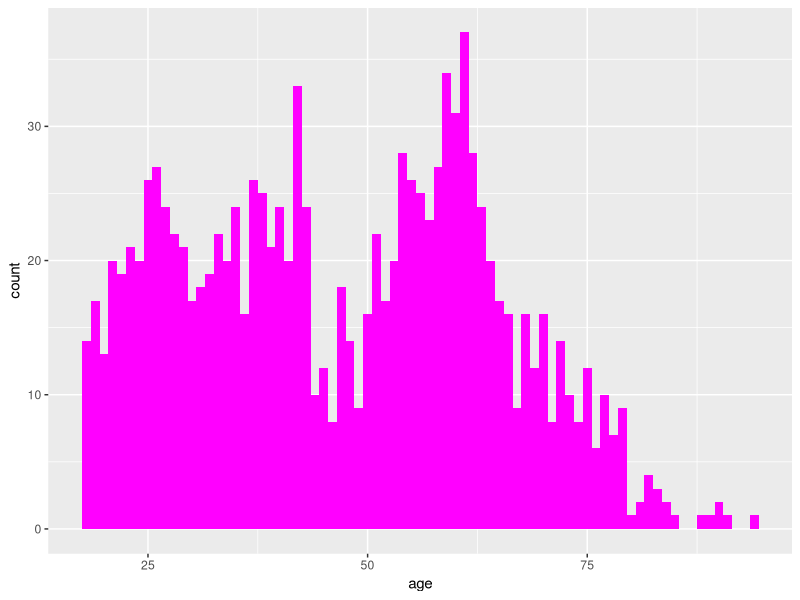
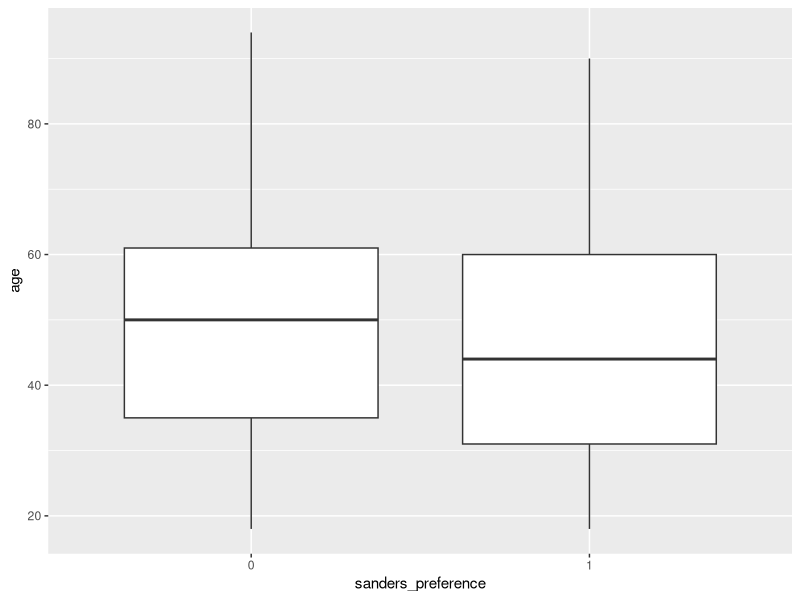

Write the R code that produced these figures, in order.
## ---- chunk 1
knitr::opts_chunk$set(cache=TRUE)
library(knitr)
opts_chunk$set(tidy.opts=list(width.cutoff=60),tidy=TRUE)
## ---- chunk 2
library(dplyr)
library(ggplot2)
library(Hmisc)
library(GGally)
library(data.table)


setwd("/Users/daghanaltas/Hacking/Berkeley/W271/Labs/Lab1")
df <- read.csv("./public_opinion.csv")
head(df)
describe(df)

## ---- chunk 3
dim(df)
df <- df[!is.na(df$sanders_preference),]
df$sanders_preference <- as.factor(df$sanders_preference)
df$party <- factor(x = df$party, levels = c("1","2","3"), labels = c("D", "I", "R"))
df$race_white <- as.factor(df$race_white)
df$gender <- as.factor(df$gender)
df$age <- 2015 - df$birthyr
dim(df)
head(df)
dt <- data.table(df)
## ---- chunk 4
#xtabs( ~ sanders_preference, data=dt)
c.table <- array(data = c( sum(dt$sanders_preference == 1), 
                           sum(dt$sanders_preference == 1) / length(dt$sanders_preference),
                           sum(dt$sanders_preference == 0),
                           sum(dt$sanders_preference == 0) / length(dt$sanders_preference),
                           sum((dt$sanders_preference == 0) | (dt$sanders_preference == 1)), 
                           sum((dt$sanders_preference == 0) | (dt$sanders_preference == 1)) / length(dt$sanders_preference)),
                 dim = c(2,3),
                 dimnames = list(Count = c("Voter Count", "pi.hat"), 
                                 Preference = c("Bernie", "Hillary", "Total")))

c.table
## ---- chunk 5
c.table <- array(data = c( sum(dt$party == 'D'), 
                           sum(dt$party == 'D')/length(dt$party),
                           sum(dt$party == 'I'), 
                           sum(dt$party == 'I')/length(dt$party), 
                           sum(dt$party == 'R'), 
                           sum(dt$party == 'R')/length(dt$party),
                           sum((dt$party == 'D') | (dt$party == 'I') |(dt$party == 'R')), 
                           sum((dt$party == 'D') | (dt$party == 'I') |(dt$party == 'R')) /length(dt$party)),
                 dim = c(2,4),
                 dimnames = list(Count = c("Voter Count", "pi.hat"), 
                                 Party_affiliation = c("Democrat", "Independent", "Republican", "Total")))

round(c.table,2)
## ---- chunk 6
c.table <- array(data = c( sum(dt$race_white == 1), 
                           sum(dt$race_white == 1)/length(dt$race_white),
                           sum(dt$race_white == 0), 
                           sum(dt$race_white == 0)/length(dt$race_white), 
                           sum((dt$race_white == 1) | (dt$race_white == 0)), 
                           sum((dt$race_white == 1) | (dt$race_white == 0)) /length(dt$race_white)),
                 dim = c(2,3),
                 dimnames = list(Count = c("Voter Count", "pi.hat"), 
                                 Race = c("White", "Non White", "Total")))

round(c.table,2)
## ---- chunk 7
c.table <- array(data = c( sum(dt$gender == 1), 
                           sum(dt$gender == 1)/length(dt$gender),
                           sum(dt$gender == 2), 
                           sum(dt$gender == 2)/length(dt$gender), 
                           sum((dt$gender == 1) | (dt$gender == 2)), 
                           sum((dt$gender == 1) | (dt$gender == 2)) /length(dt$gender)),
                 dim = c(2,3),
                 dimnames = list(Count = c("Voter Count", "pi.hat"), 
                                 Gender = c("Male", "Female", "Total")))

round(c.table,2)
## ---- chunk 8
ggplot(dt, aes(age)) +
  geom_histogram(binwidth = 1, fill = 'magenta')

c.table <- array(data = c(range(dt$age)),
                 dim = c(1,2),
                 dimnames = list(c("Voter Age"), 
                                 c("Youngest", "Oldest")))
round(c.table,2)
## ---- chunk 9
c.tabs <- xtabs( ~ sanders_preference + party , data = dt)
c.tabs <- rbind(c.tabs,colSums(c.tabs))
c.tabs <- cbind(c.tabs,rowSums(c.tabs))

c.table <- array(data = as.array(c.tabs),
      dim = c(3,4),
      dimnames = list(Preference = c("Hillary", "Bernie", "Total"), 
                      Party = c("Democratic", "Independent", "Republican", "Total")))

round(c.table, 2)
round(c.table / dim(dt)[1], 2)

## ---- chunk 10
c.tabs <- xtabs( ~ sanders_preference + race_white , data = dt)
c.tabs <- rbind(c.tabs,colSums(c.tabs))
c.tabs <- cbind(c.tabs,rowSums(c.tabs))

c.table <- array(data = as.array(c.tabs),
      dim = c(3,3),
      dimnames = list(Preference = c("Hillary", "Bernie", "Total"), 
                      Party = c("Whites", "Non Whites", "Total")))

round(c.table, 2)
round(c.table / dim(dt)[1], 2)
## ---- chunk 11
dt[, .('Mean Age' = mean(age)), by = sanders_preference] # Average age of Sanders preference is 48 vs 50
ggplot(dt, aes(x = sanders_preference, y = age, group = sanders_preference)) + geom_boxplot()
## ---- chunk 12
# Preference x Race
table(preference = dt$sanders_preference, race_white = dt$race_white)
